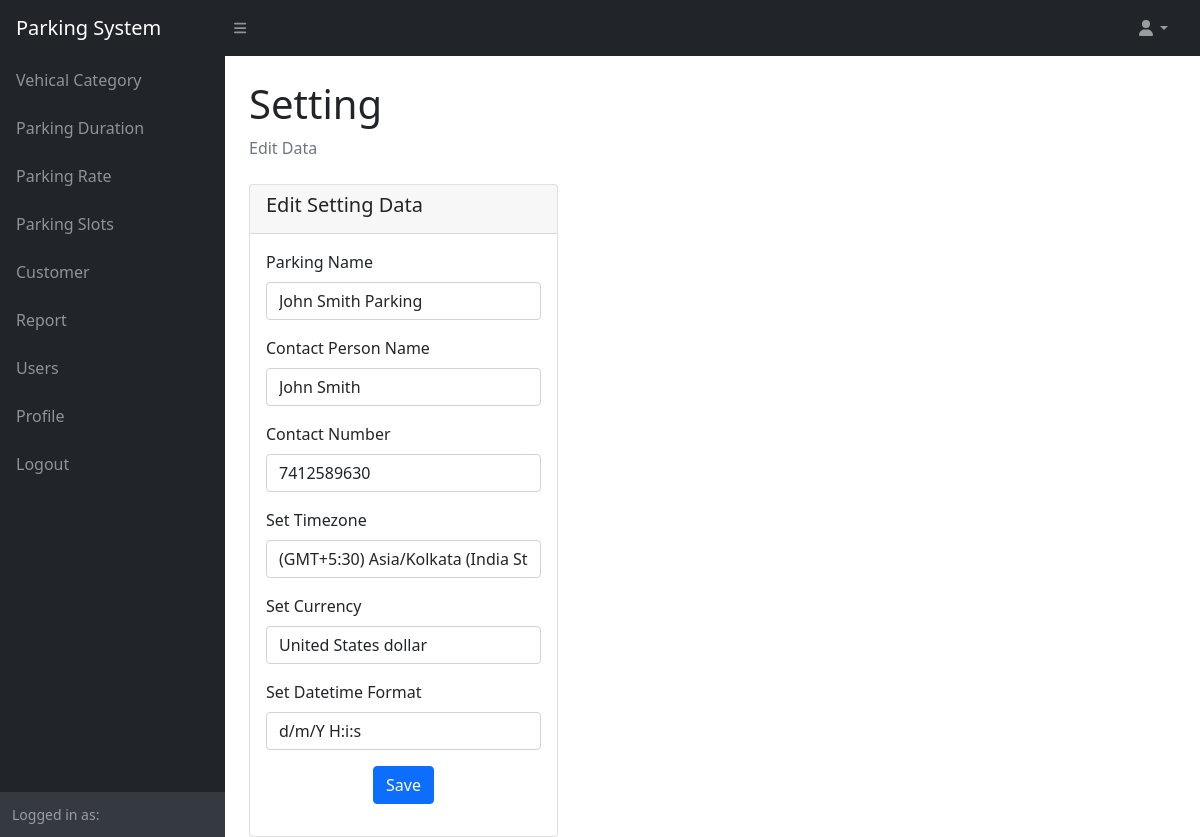
Screenshot of /setting.php (signed in) with the database file from the repository.
### tables this page shows
CREATE TABLE `parking_setting` (
  `parking_id` int(11) NOT NULL AUTO_INCREMENT,
  `parking_name` varchar(200) NOT NULL,
  `parking_contact_person` varchar(150) NOT NULL,
  `parking_contact_number` varchar(15) NOT NULL,
  `parking_timezone` varchar(80) NOT NULL,
  `parking_currency` varchar(10) NOT NULL,
  `parking_datetime_format` varchar(30) NOT NULL,
  `parking_created_on` int(16) NOT NULL,
  `parking_updated_on` int(16) NOT NULL,
  PRIMARY KEY (`parking_id`)
);

### setting.php (the view, shortened to what this page needs)
<?php
require_once 'config.php';
require_once 'function.php';
$query = "SELECT * FROM parking_setting ORDER BY parking_id DESC LIMIT 1";
$statement = $connect->prepare($query);
$statement->execute();
$data = $statement->fetch();
include('header.php');
?>
<div class="container-fluid px-4">
    <h1 class="mt-4">Setting</h1>
    <ol class="breadcrumb mb-4">
        <li class="breadcrumb-item active">Edit Data</li>
    </ol>
	<div class="col-md-4">
		<div class="card">
			<div class="card-header">
				<h5 class="card-title">Edit Setting Data</h5>
			</div>
			<div class="card-body">
				<form method="post">
					<div class="mb-3">
						<label class="form-label">Parking Name</label>
						<input type="text" class="form-control" name="parking_name" value="<?php echo $data['parking_name']; ?>">
					</div>
					<div class="mb-3">
						<label class="form-label">Contact Person Name</label>
						<input type="text" class="form-control" name="parking_contact_person" value="<?php echo $data['parking_contact_person']; ?>">
					</div>
					<div class="mb-3">
						<label class="form-label">Contact Number</label>
						<input type="number" class="form-control" name="parking_contact_number" value="<?php echo $data['parking_contact_number']; ?>">
					</div>
					<div class="mb-3">
						<label class="form-label">Set Timezone</label>
						<select name="parking_timezone" id="parking_timezone" class="form-control">
							<?php echo Timezone_list(); ?>
						</select>
					</div>
					<div class="mb-3">
						<label class="form-label">Set Currency</label>
						<select name="parking_currency" id="parking_currency" class="form-control">
							<?php echo Currency_list(); ?>
						</select>
					</div>
					<div class="mb-3">
						<label class="form-label">Set Datetime Format</label>
						<select name="parking_datetime_format" id="parking_datetime_format" class="form-control">
							<option value="d/m/Y H:i:s">d/m/Y H:i:s</option>
						</select>
					</div>
					<div class="mb-3" align="center">
						<button type="submit" name="save_button" class="btn btn-primary">Save</button>
					</div>
				</form>
			</div>
		</div>
	</div>
</div>
<?php
include('footer.php');
?>

### header.php (shortened to what this page needs)
<!DOCTYPE html>
<html lang="en">
<head>
  	<link rel="stylesheet" href="styles.css">
</head>
<body>
	<nav class="sb-topnav navbar navbar-expand navbar-dark bg-dark">
        <a class="navbar-brand ps-3" href="index.html">Parking System</a>
        <button class="btn btn-link btn-sm order-1 order-lg-0 me-4 me-lg-0" id="sidebarToggle" href="#!"><i class="fas fa-bars"></i></button>
        <ul class="navbar-nav ms-auto ms-md-0 me-3 me-lg-4">
            <li class="nav-item dropdown">
                <a class="nav-link dropdown-toggle" id="navbarDropdown" href="#" role="button" data-bs-toggle="dropdown" aria-expanded="false"><i class="fas fa-user fa-fw"></i></a>
            </li>
        </ul>
    </nav>
    <div id="layoutSidenav">
        <div id="layoutSidenav_nav">
            <nav class="sb-sidenav accordion sb-sidenav-dark" id="sidenavAccordion">
                <div class="sb-sidenav-menu">
                    <div class="nav">
                        <?php
                        if($_SESSION['user_type'] == 'Master')
                        {
                        ?>
                        <a class="nav-link" href="category.php">
                            Vehical Category
                        </a>
                        <a class="nav-link" href="duration.php">
                            Parking Duration
                        </a>
                        <a class="nav-link" href="prices.php">
                            Parking Rate
                        </a>
                        <a class="nav-link" href="slots.php">
                            Parking Slots
                        </a>
                        <a class="nav-link" href="customer.php">
                            Customer
                        </a>
                        <a class="nav-link" href="reports.php">
                            Report
                        </a>
                        <a class="nav-link" href="users.php">
                            Users
                        </a>
                        <a class="nav-link" href="profile.php">
                            Profile
                        </a>
                        <?php
                        }
                        ?>
                        <a class="nav-link" href="logout.php">
                            Logout
                        </a>
                    </div>
                </div>
                <div class="sb-sidenav-footer">
                    <div class="small">Logged in as:</div>
                </div>
            </nav>
        </div>
        <div id="layoutSidenav_content">
            <main>

### function.php (shortened to what this page needs)
<?php
function currency_array()
{
	return $currencies;
}
function Currency_list()
{
	$html = '
		<option value="">Select Currency</option>
	';
	$data = currency_array();
	foreach($data as $row)
	{
		$html .= '<option value="'.$row["code"].'" '.$action.'>'.$row["name"].'</option>';
	}
	return $html;
}
function Timezone_list()
{
	$html = '<option value="">Select Timezone</option>';
	foreach($timezones as $keys => $values)
	{
		$html .= '<option value="'.$keys.'">'.$values.'</option>';
	}
	return $html;
}
?>

### footer.php (shortened to what this page needs)
            </main>
        </div>
    </div>
</body>
</html>

### rows the page displays
parking_setting: parking_name "John Smith Parking", parking_contact_person "John Smith", parking_contact_number "7412589630"

### other values shown
form field parking_timezone "(GMT+5:30) Asia/Kolkata (India Standard Time)"
form field parking_currency "United States dollar"
